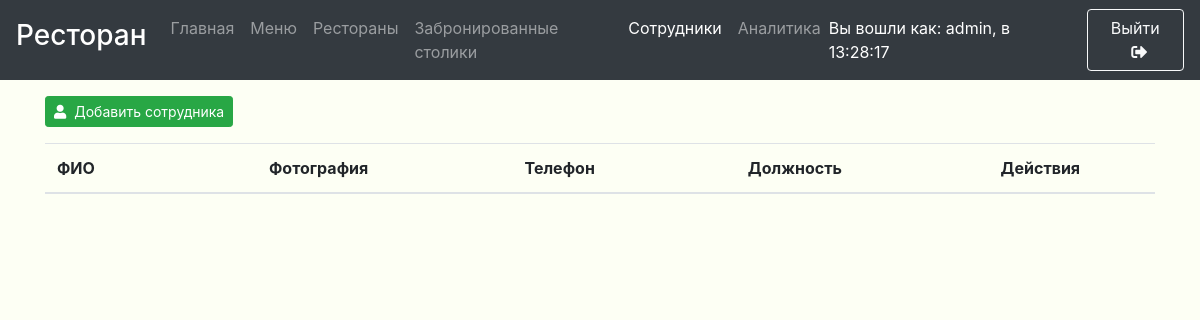
Page /employees.php (signed in) on the earlier database version.
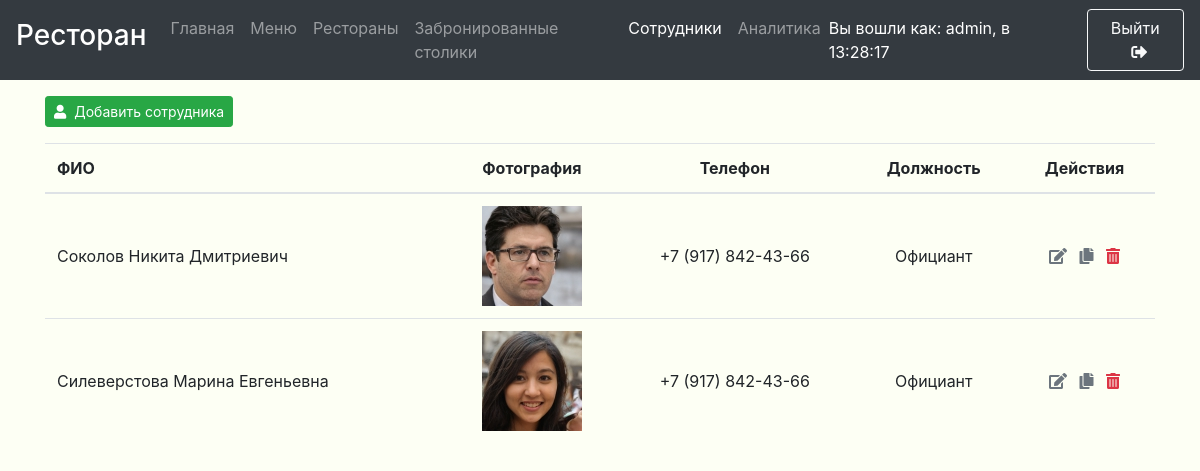
Same page on the later database version.
### tables this page shows
CREATE TABLE `employees` (
  `e_id` int(11) NOT NULL AUTO_INCREMENT,
  `e_name` varchar(100) DEFAULT NULL,
  `e_tel` varchar(20) DEFAULT NULL,
  `e_post` varchar(30) DEFAULT NULL,
  `e_photo` varchar(100) DEFAULT '././uploads/employes',
  PRIMARY KEY (`e_id`)
);

### config/config.php (called while the page is built)
<?
    $_CONFIG = [
        'DATABASE' => [
            'HOST' => 'localhost',
            'NAME' => 'lab2',
            'USERNAME' => 'root',
            'PASS' => '',
            'CHARSET' => 'utf8',
            'CONNECT' => $_SERVER['DOCUMENT_ROOT'] . '/core/database/db-connect.php'
        ],
        'SRC_PATH' => $_SERVER['DOCUMENT_ROOT'] . '/core/src/',
        'FUNCTIONS_PATH' => $_SERVER['DOCUMENT_ROOT'] . '/core/functions/',
        'TEMPLATES' => [
            'HEADER' => $_SERVER['DOCUMENT_ROOT'] . '/core/templates/header.php',
            'FOOTER_ALL_SCRIPTS' => $_SERVER['DOCUMENT_ROOT'] . '/core/templates/footer-all-scripts.php',
            'FOOTER_BOOTSTRAP' => $_SERVER['DOCUMENT_ROOT'] . '/core/templates/footer-bootstrap-scripts.php',
            'FOOTER_CRUD' => $_SERVER['DOCUMENT_ROOT'] . '/core/templates/footer-crud.php',
        ],
        'ANALITYCS' => [
            'MODULE_FOLDER' => $_SERVER['DOCUMENT_ROOT'] . '/core/magic/analitycs',
            'FULL_PATH_TO_MODULE' => $_SERVER['DOCUMENT_ROOT'] . '/core/magic/analitycs/analytics.php',
            'DEL' => 'core/magic/analitycs/delete-page',
        ],
        'RESERVATIONS' => [
            'MODULE_FOLDER' => $_SERVER['DOCUMENT_ROOT'] . '/core/magic/reservations',
            'HANDLE' => 'core/magic/reservations/handle-reservation',
            'CPY' => 'core/magic/reservations/copy-reservation',
            'DEL' => 'core/magic/reservations/delete-reservation',
            'OLD' => 'core/magic/reservations/delete-old-reservations',
        ],
        'EMPLOYEES' =>[
            'MODULE_FOLDER' => $_SERVER['DOCUMENT_ROOT'] . '/core/magic/employees',
            'HANDLE' => 'core/magic/employees/handle-employee',
            'CPY' => 'core/magic/employees/copy-employee',
            'DEL' => 'core/magic/employees/delete-employee',
            'PATH_TO_PHOTOS' => 'uploads/employees/',
            'FULL_PATH_TO_PHOTOS' => $_SERVER['DOCUMENT_ROOT'] . '/uploads/employees/',
            'IMAGE_W' => 100,
            'IMAGE_H' => 100
        ],
    ];

### employees.php (the view, shortened to what this page needs)
<?php
  if (!isset($_SESSION['login'])){
    header('HTTP/1.0 404 Not Found');
    header('Status: 404 Not Found');
  }
  else{
    require_once($_SERVER['DOCUMENT_ROOT'] . "/config/config.php");
?>
  <main role="main" id="main">
    <div class="container mt-5 mb-5">
      <? if ((!isset($_SESSION['login']) || ($db == NULL))):?>
        <h1>
          Вы должны зайти в аккаунт чтобы просмотреть содержимое!
        </h1>
      <? else:?>
        <button type="button" class="btn btn-sm btn-success mb-3" data-toggle="modal" data-target="#handlerModal"><i class="fas fa-user mr-2"></i>Добавить сотрудника</button>
        <table class="w-100 table">
          <thead>
            <tr>
                <th>ФИО</th>
                <th class="text-center">Фотография</th>
                <th class="text-center">Телефон</th>
                <th class="text-center">Должность</th>
                <th class="text-center">Действия</th>
            </tr>
          </thead>
            <?
                if ($db):
                  $result = $db->query("SELECT * FROM employees");
                  foreach($result as $result_value):?>
                      <tr>
                          <td><?=$result_value['e_name']?></td>
                          <td class="text-center">
                            <img width="<?=$_CONFIG['EMPLOYEES']['IMAGE_W']?>" height="<?=$_CONFIG['EMPLOYEES']['IMAGE_H']?>" src="<?=$_CONFIG['EMPLOYEES']['PATH_TO_PHOTOS'].$result_value['e_photo']?>">
                          </td>
                          <td class="text-center"><?=$result_value['e_tel']?></td>
                          <td class="text-center"><?=$result_value['e_post']?></td>
                          <td class="text-center">
                            <a title="Редактировать" href="employees?id=<?=$result_value['e_id']?>&state=1" class="text-muted mr-2" rel="nofollow"><i class="fas fa-edit"></i></a>
                            <a title="Дублировать" href="<?=$_CONFIG['EMPLOYEES']['CPY']?>?id=<?=$result_value['e_id']?>" class="text-muted mr-2" rel="nofollow"><i class="fas fa-copy"></i></a>
                            <a title="Удалить" href="employees?id=<?=$result_value['e_id']?>&state=2" class="text-danger" rel="nofollow"><i class="fas fa-trash-alt"></i></a>
                          </td>
                      </tr>
                  <?endforeach;
                endif;?>
        </table>
      <? endif;?>
    </div>
</main>
<?
}
?>

Differences in the rows shown:
added employees: e_name "Соколов Никита Дмитриевич", e_photo (picture), e_tel "+7 (917) 842-43-66", e_post "Официант"
added employees: e_name "Силеверстова Марина Евгеньевна", e_photo (picture), e_tel "+7 (917) 842-43-66", e_post "Официант"
